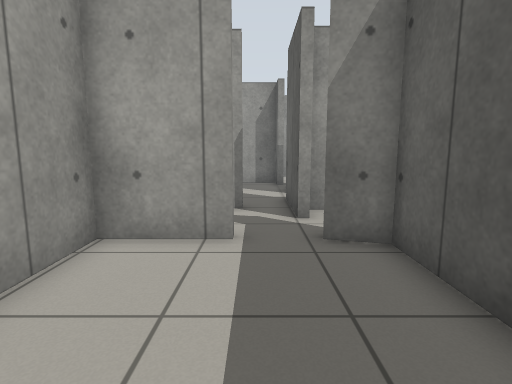
view 1 (above)

19 first-person views from a walk through a Gazebo world. The camera is 0.87 m above the floor, tilts 8° down and sees 80° across. Floor lines are 1 m apart. The floor is counted in squares, 0.5 m on a side. Each view is taken from the middle of a square. On the plan, view 1 faces up. The plan holds only what a view shows up to about 16 squares ahead; the rest is blank.

view 2
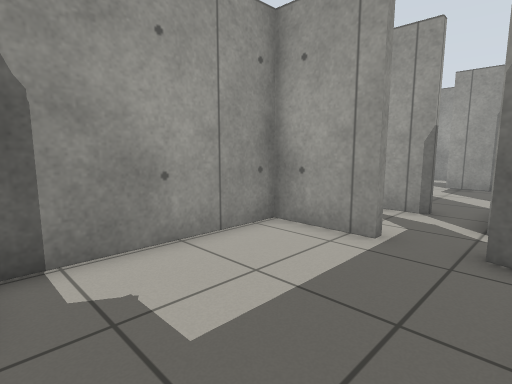

view 3
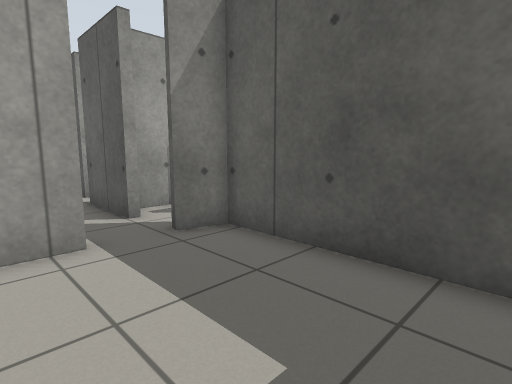

view 4
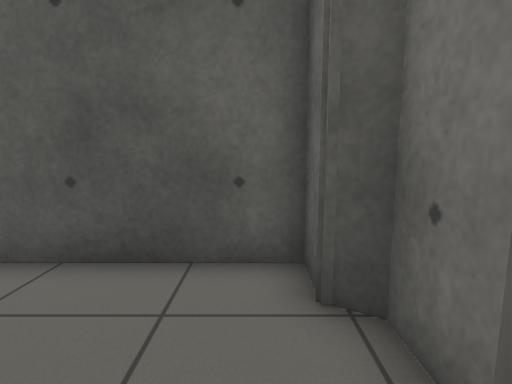

view 5
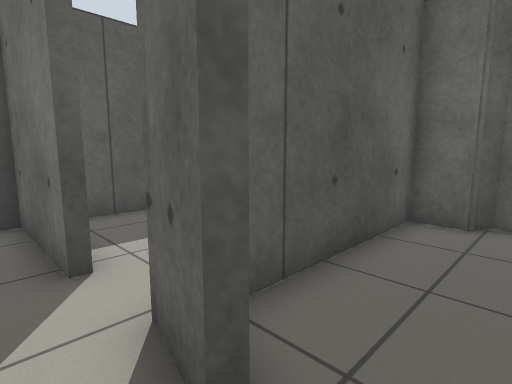

view 6
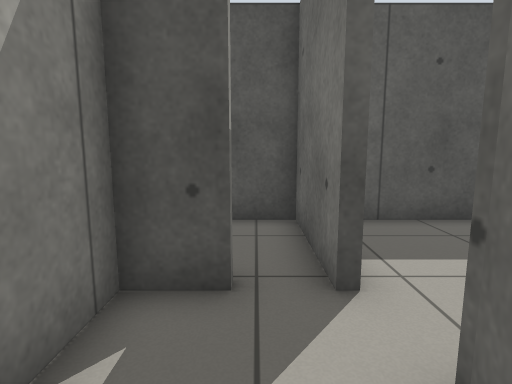

view 7
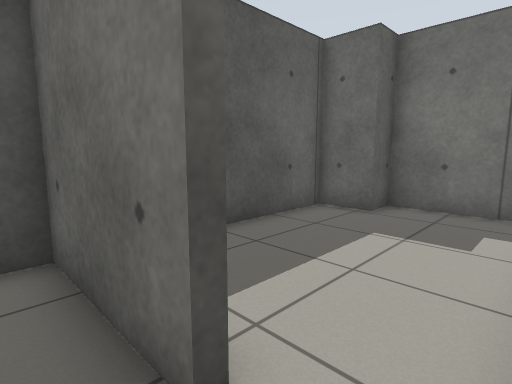

view 8
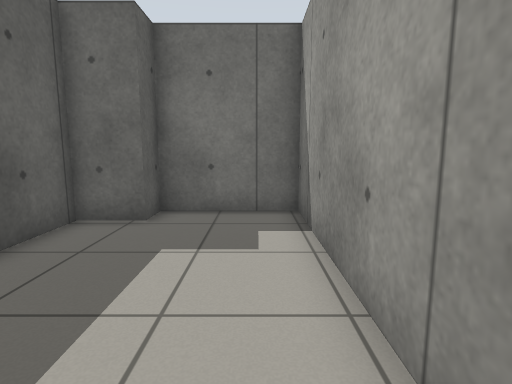

view 9
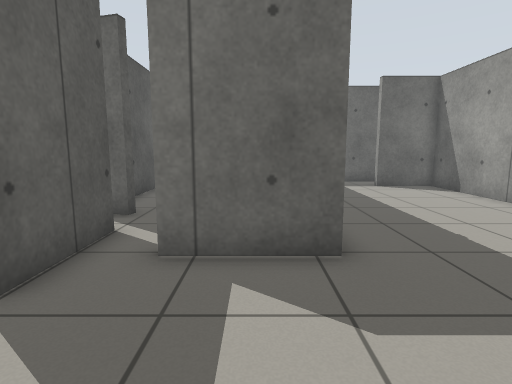

view 10
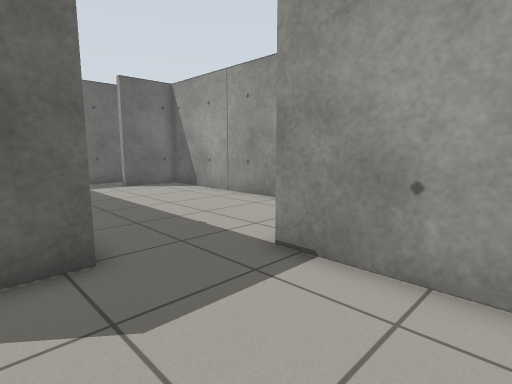

view 11
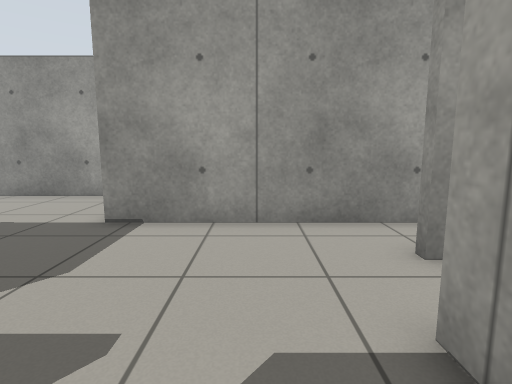

view 12
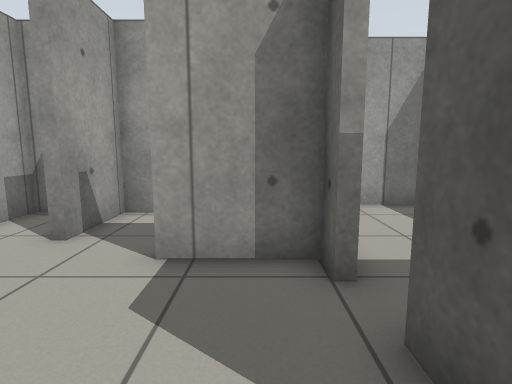

view 13
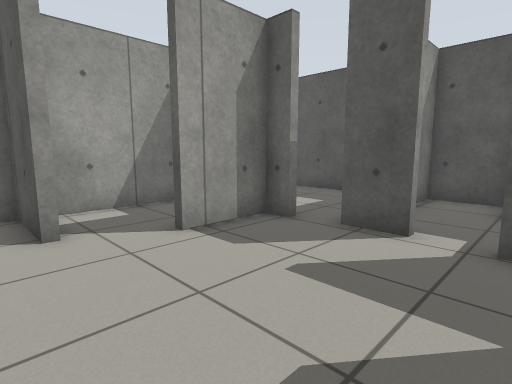

view 14
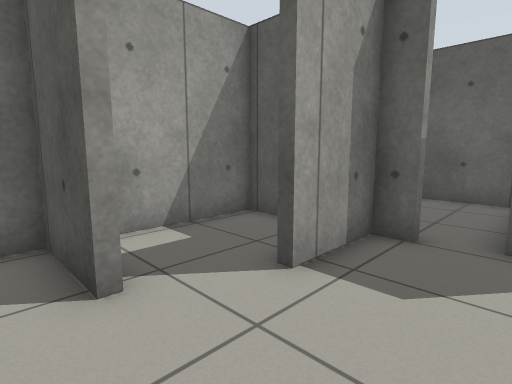

view 15
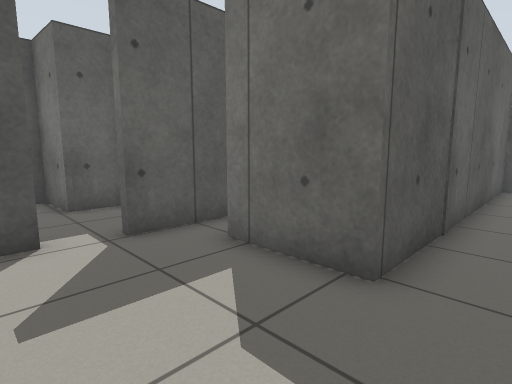

view 16
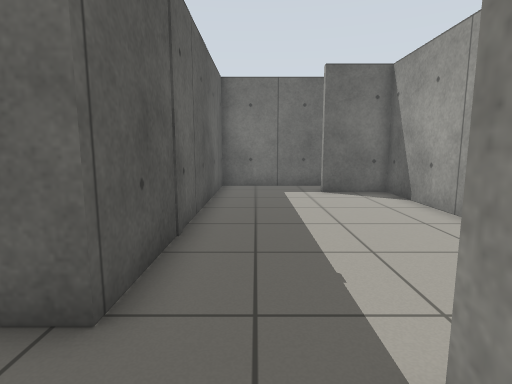

view 17
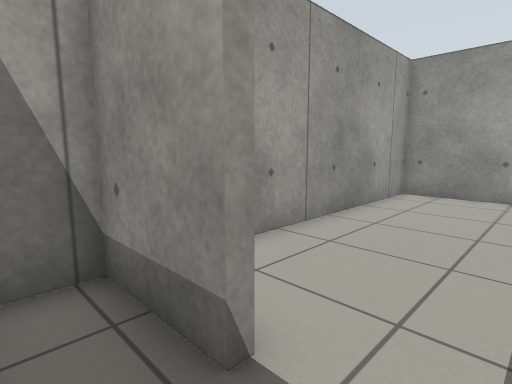

view 18
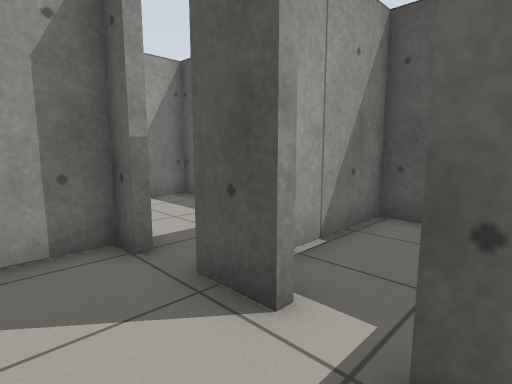

view 19
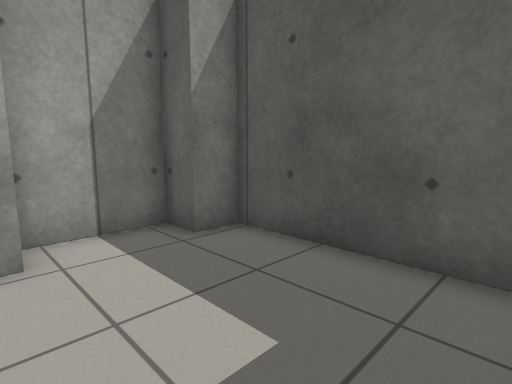

### Floor plan
Points are (right, up) in squares from view 1. A wall is a line through its corners. A room is listed if a view was taken in it or the views show most of it. See-through windows are left out.
Room 1 (views 1, 2, 3, 4)
walls: (-0.5, -1.3) (0.9, -1.3) (1.3, -0.7) (2.5, -0.7) (2.5, 5.4) (1.3, 5.8); (-0.4, 5.8) (-3.1, 5.8) (-3.1, 0.3)
ways out: opening at (0.5, 6) to room 2
Room 2 (views 5, 6, 7)
walls: (1.1, 7.5) (1.1, 8.5); (1.3, 5.8) (1.4, 6) (2.8, 5.7); (-0.4, 8.9) (-1.6, 8.9)
ways out: opening at (0.5, 6) to room 1; opening at (2.5, 7) to room 3; opening at (0, 9) to room 4
Room 3 (view 8)
walls: (4.6, 7.3) (4.6, 8.7) (1.5, 8.7); (4.6, 5.6) (4.6, 6)
ways out: opening at (2.5, 7) to room 2; opening at (4, 6) to room 8; opening at (5, 7)
Room 4 (views 9, 10, 12, 14, 15, 16, 18)
walls: (1.1, 14.7) (1.1, 15.6) (-1.6, 15.6); (1.7, 12) (1.3, 12) (1.3, 13.6); (-3.9, 16.6) (-3.9, 19.3) (-6.1, 19.3) (-6.1, 10.4); (1.1, 18.1) (1.1, 19.3) (-3.6, 19.3) (-3.6, 16.6); (-3.4, 9.2) (-0.4, 9.2); (1.1, 8.5) (1.1, 10.6); (4.6, 9.3) (4.6, 10.8) (6.7, 10.9) (6.7, 13.2) (3.1, 13.2)
ways out: opening at (0, 9) to room 2; opening at (1, 14) to room 5; opening at (-4.5, 10.5) to room 6
Room 5 (views 11, 19)
walls: (6.7, 13.9) (6.7, 19.3) (5.5, 19.3) (5.5, 20.5) (2.6, 20.5)
ways out: opening at (1, 14) to room 4
Room 6 (view 13)
walls: (-7, 10.4) (-10.3, 10.4) (-10.3, -0.3) (-7.6, -0.3); (-3.4, -0.5) (-3.4, 9.2)
ways out: opening at (-4.5, 10.5) to room 4; opening at (-5.5, 0) to room 7
Room 7 (view 17)
walls: (-7.6, -0.6) (-10.3, -0.6) (-10.3, -1.7); (-8.5, -2.5) (-3.4, -2.5) (-3.4, -0.5)
ways out: opening at (-5.5, 0) to room 6
Room 8 (no view inside)
walls: (2.8, 4.8) (2.8, -2.5) (6.7, -2.5) (6.7, -1.3) (8.4, -1.3) (8.4, 4.7)
ways out: opening at (4, 6) to room 3

Positions as (right, up) in squares from view 1, and headings:
1: (0, 0), facing up
2: (2, 0), facing up-left
3: (-2, 0), facing up-right
4: (-2, 0), facing right
5: (0, 7), facing down-right
6: (1, 7), facing right
7: (3, 7), facing down-right
8: (4, 6), facing down
9: (-2, 14), facing down
10: (-2, 14), facing down-left
11: (1, 14), facing left
12: (0, 11), facing up
13: (-5, 10), facing up-right
14: (-5, 13), facing up-right
15: (-5, 13), facing down-right
16: (-5, 12), facing down
17: (-6, -2), facing up-left
18: (-1, 10), facing up-right
19: (2, 14), facing up-right
